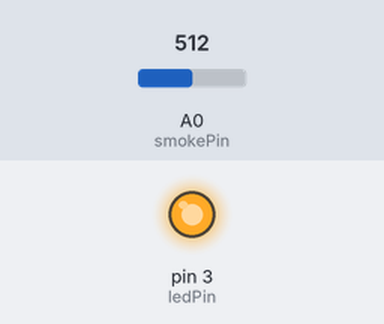
A sketch run on a simulated Arduino Uno, built with avr-gcc and run on an emulated ATmega328P. Parts: output pins drawn as LEDs (lit = HIGH). The test bench sets the inputs (shaded band); at power-on: A0 (smokePin) = 512.

Above: at 1.2 s.
1.3 s: A0 (smokePin) set to 187
2.8 s: A0 (smokePin) set to 163
At 3.6 s:
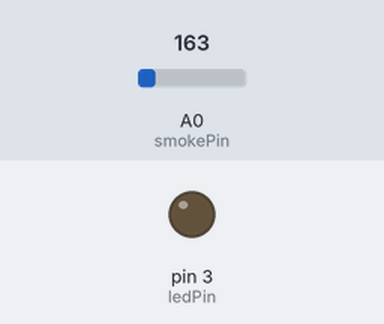
4.3 s: A0 (smokePin) set to 306
At 4.9 s:
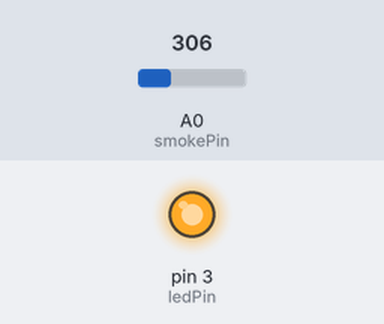
5.8 s: A0 (smokePin) set to 122
At 6.1 s:
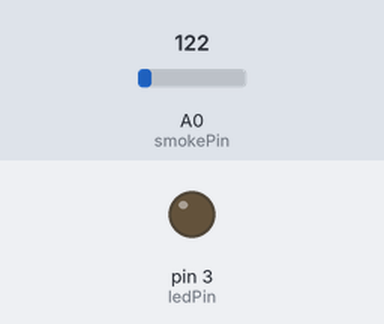
Timing chart, 0 to 8.3 s (numbered marks = the images above; inputs shaded):
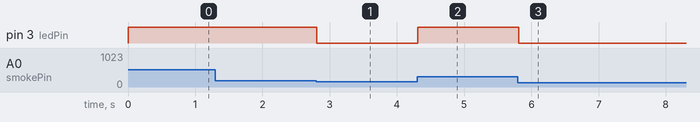

Measured:
- the behaviour switches between 178 and 177 on A0 (smokePin) (found by bisection; images 0 and 1)
- after the input at 1.3 s, every drawn part: stays the same
- after the input at 2.8 s, pin 3 (ledPin): HIGH → LOW at once
- after the input at 4.3 s, pin 3 (ledPin): LOW → HIGH at once
- after the input at 5.8 s, pin 3 (ledPin): HIGH → LOW at once

The sketch:

32IV-3_Smoke.ino
```cpp
int MIN_VALUE=85;
int MAX_VALUE=385;

int smokePin=A0;
int ledPin=3;

void setup()
{
  pinMode(ledPin, OUTPUT);
  pinMode(smokePin, INPUT);
}

void loop()
{
  int smokeValue=analogRead(smokePin);
  int convertedValue=map(smokeValue, MIN_VALUE, MAX_VALUE, 0, 100);
  if (convertedValue>30){
    digitalWrite(ledPin, HIGH);
  } else {
    digitalWrite(ledPin, LOW);
  }
  delay(100);
}
```
